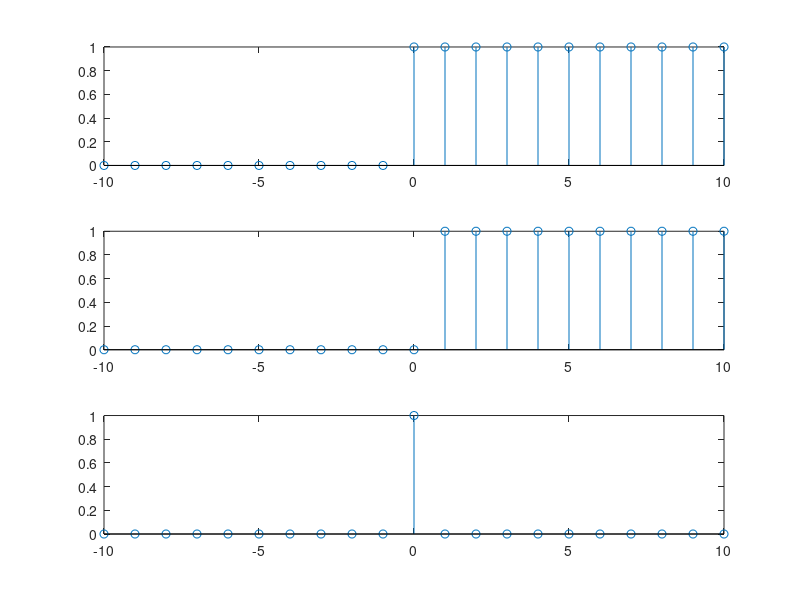

Here is the MATLAB script that generated this plot:
close all 
t=-10:1:10;
unitstep=t>=0;
u2=t>=1;
subplot(3,1,1);
stem(t,unitstep);
subplot(3,1,2);
stem(t,u2);
u3=unitstep-u2;
subplot(3,1,3);
stem(t,u3);